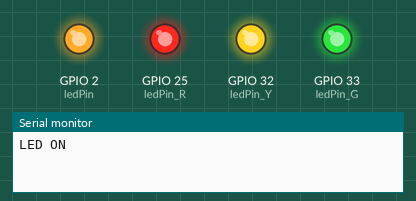
Simulated run of this sketch. Board: ESP32. Shown: output pins drawn as LEDs (lit = HIGH), the last lines printed to the serial monitor.

Above: at 0.5 s.
At 3.5 s:
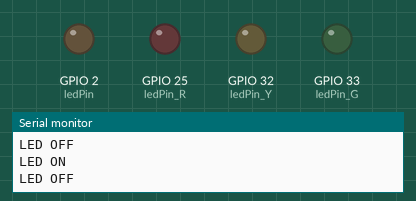
Timing chart, 0 to 4.6 s (numbered marks = the images above):
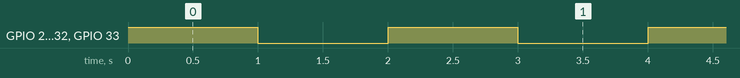

The sketch:

led3.ino
```cpp
// 定义LED引脚，ESP32通常板载LED连接在GPIO 2
const int ledPin = 2;
const int ledPin_R = 25;
const int ledPin_G = 33;
const int ledPin_Y = 32;


void setup() {
  // 初始化串口通信，设置波特率为115200
  Serial.begin(115200);
  // 将LED引脚设置为输出模式
  pinMode(ledPin, OUTPUT);
  pinMode(ledPin_R, OUTPUT);
  pinMode(ledPin_G, OUTPUT);
  pinMode(ledPin_Y, OUTPUT);


}

void loop() {
   // 点亮LED
  digitalWrite(ledPin, HIGH);
  digitalWrite(ledPin_R, HIGH);
  digitalWrite(ledPin_G, HIGH);
  digitalWrite(ledPin_Y, HIGH);
  Serial.println("LED ON");    // 串口输出提示
  delay(1000);                 // 保持1秒（1000毫秒）

     // 熄灭LED
  digitalWrite(ledPin,LOW);
  digitalWrite(ledPin_R, LOW);
  digitalWrite(ledPin_G, LOW);
  digitalWrite(ledPin_Y, LOW);
  Serial.println("LED OFF");   // 串口输出提示
  delay(1000);                 // 保持1秒


}
```

Measured:
- by itself, GPIO 2 (ledPin), GPIO 25 (ledPin_R), GPIO 32 (ledPin_Y), GPIO 33 (ledPin_G): alternates HIGH for 1.0 s and LOW for 1.0 s
